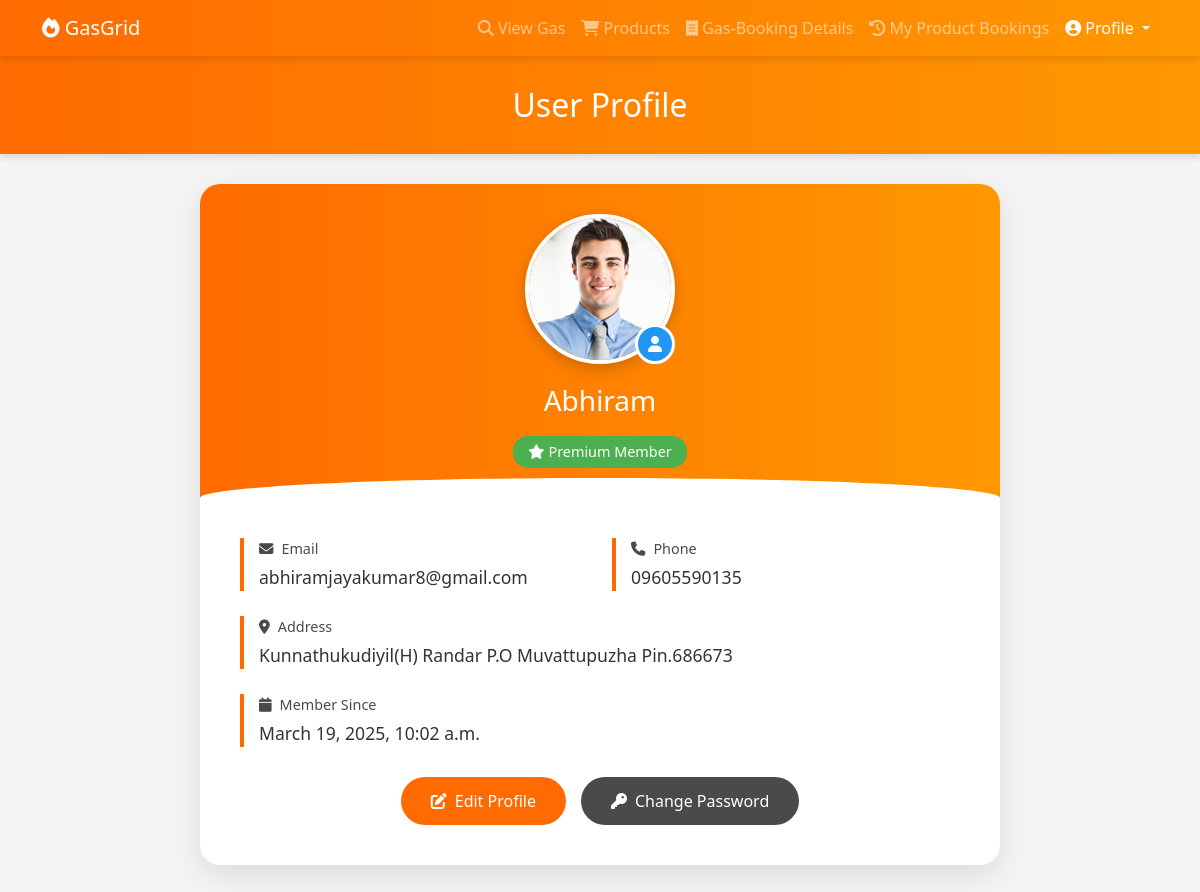
Screenshot of /User/profile/ (signed in) with the database file from the repository.
### User/models.py (models this page shows)
class User(models.Model):
    name = models.CharField(max_length=150)
    email = models.EmailField(unique=True)
    phone_number = models.CharField(max_length=15)
    address = models.TextField(blank=True, null=True)
    latitude = models.FloatField(blank=True, null=True)
    longitude = models.FloatField(blank=True, null=True)
    profile_image = models.ImageField(upload_to='user_profiles/', blank=True, null=True)
    idproof_User = models.ImageField(upload_to='idproof_User/',)
    password = models.CharField(max_length=100)  # Stored in plain text (not secure)
    date_registered = models.DateTimeField(auto_now_add=True)

### User/views.py (the view)
# urls.py: path("profile/",views. user_profile, name="user_profile"),
def user_profile(request):
    if 'uid' not in request.session:
        messages.error(request, "You must be logged in!")
        return redirect("User:login")
    user = User.objects.get(id=request.session['uid'])
    return render(request, "User/user_profile.html", {"user": user})

### User/templates/User/user_profile.html (shortened to what this page needs)
<!DOCTYPE html>
<html lang="en">
<head>
    <link href="https://cdn.jsdelivr.net/npm/bootstrap@5.3.0/dist/css/bootstrap.min.css" rel="stylesheet">
    <link href="https://cdnjs.cloudflare.com/ajax/libs/font-awesome/6.4.0/css/all.min.css" rel="stylesheet">
</head>
<body>
    <nav class="navbar navbar-expand-lg navbar-dark">
        <div class="container">
            <a class="navbar-brand" href="{% url 'User:user_home' %}">
                <i class="fas fa-fire"></i> GasGrid
            </a>
            <div class="collapse navbar-collapse" id="navbarNav">
                <ul class="navbar-nav ms-auto">
                    <li class="nav-item">
                        <a class="nav-link" href="{% url 'User:view_agent_gas' %}">
                            <i class="fas fa-search"></i> View Gas
                        </a>
                    </li>
                    <li class="nav-item">
                        <a class="nav-link" href="{% url 'User:list_gas_products' %}">
                            <i class="fas fa-shopping-cart"></i> Products
                        </a>
                    </li>
                    <li class="nav-item">
                        <a class="nav-link" href="{% url 'User:user_booking_details' %}">
                            <i class="fas fa-receipt"></i> Gas-Booking Details
                        </a>
                    </li>
                    <li class="nav-item">
                        <a class="nav-link" href="{% url 'User:user_product_bookings' %}">
                            <i class="fas fa-history"></i> My Product Bookings
                        </a>
                    </li>
                    <li class="nav-item dropdown">
                        <a class="nav-link dropdown-toggle active" href="#" id="navbarDropdown" role="button" data-bs-toggle="dropdown" aria-expanded="false">
                            <i class="fas fa-user-circle"></i> Profile
                        </a>
                    </li>
                </ul>
            </div>
        </div>
    </nav>
    <div class="page-header">
        <div class="container">
            <h2 class="text-center mb-0">User Profile</h2>
        </div>
    </div>
    <div class="container">
        <div class="profile-card">
            <div class="profile-header">
                <div class="profile-image-container">
                    <img src="{{ user.profile_image.url }}" alt="Profile Image" class="profile-image">
                    <div class="profile-badge">
                        <i class="fas fa-user"></i>
                    </div>
                </div>
                <h3 class="mb-2">{{ user.name }}</h3>
                <span class="membership-status">
                    <i class="fas fa-star me-1"></i>Premium Member
                </span>
            </div>
            <div class="profile-body">
                <div class="row">
                    <div class="col-md-6">
                        <div class="info-group">
                            <div class="info-label">
                                <i class="fas fa-envelope me-2"></i>Email
                            </div>
                            <div class="info-value">{{ user.email }}</div>
                        </div>
                    </div>
                    <div class="col-md-6">
                        <div class="info-group">
                            <div class="info-label">
                                <i class="fas fa-phone me-2"></i>Phone
                            </div>
                            <div class="info-value">{{ user.phone_number }}</div>
                        </div>
                    </div>
                </div>
                <div class="info-group">
                    <div class="info-label">
                        <i class="fas fa-map-marker-alt me-2"></i>Address
                    </div>
                    <div class="info-value">{{ user.address }}</div>
                </div>
                <div class="info-group">
                    <div class="info-label">
                        <i class="fas fa-calendar me-2"></i>Member Since
                    </div>
                    <div class="info-value">{{ user.date_registered }}</div>
                </div>
                <div class="action-buttons">
                    <a href="{% url 'User:update_profile' %}" class="btn btn-profile btn-edit">
                        <i class="fas fa-edit me-2"></i>Edit Profile
                    </a>
                    <a href="{% url 'User:update_password' %}" class="btn btn-profile btn-password">
                        <i class="fas fa-key me-2"></i>Change Password
                    </a>
                </div>
            </div>
        </div>
    </div>
</body>
</html>

### User/templates/User/user_profile.html (style rules this page uses)
:root { --primary-color: #ff6b00; --secondary-color: #4a4a4a; --background-color: #f4f4f4; --accent-color: #2196F3; }
body { background-color: var(--background-color); font-family: 'Segoe UI', Tahoma, Geneva, Verdana, sans-serif; }
.navbar { background: linear-gradient(to right, var(--primary-color), #ff9800); box-shadow: 0 4px 6px rgba(0,0,0,0.1); }
.page-header { background: linear-gradient(to right, var(--primary-color), #ff9800); color: white; padding: 30px 0; margin-bottom: 30px; box-shadow: 0 4px 6px rgba(0,0,0,0.1); }
.profile-card { background: white; border-radius: 20px; box-shadow: 0 10px 30px rgba(0,0,0,0.1); overflow: hidden; margin-bottom: 30px; max-width: 800px; margin-left: auto; margin-right: auto; }
.profile-header { background: linear-gradient(to right, var(--primary-color), #ff9800); padding: 30px; color: white; text-align: center; position: relative; }
.profile-header::after { content: ''; position: absolute; bottom: -20px; left: 0; right: 0; height: 40px; background: white; border-radius: 50% 50% 0 0; }
.profile-image-container { position: relative; width: 150px; height: 150px; margin: 0 auto 20px; }
.profile-image { width: 100%; height: 100%; border-radius: 50%; border: 4px solid white; box-shadow: 0 5px 15px rgba(0,0,0,0.2); object-fit: cover; background: white; }
.profile-badge { position: absolute; bottom: 0; right: 0; background: var(--accent-color); color: white; width: 40px; height: 40px; border-radius: 50%; display: flex; align-items: center; justify-content: center; border: 3px solid white; }
.profile-body { padding: 40px; }
.info-group { margin-bottom: 25px; padding-left: 15px; border-left: 4px solid var(--primary-color); }
.info-label { color: var(--secondary-color); font-size: 0.9rem; margin-bottom: 5px; }
.info-value { color: #333; font-size: 1.1rem; font-weight: 500; }
.action-buttons { display: flex; gap: 15px; justify-content: center; margin-top: 30px; }
.btn-profile { padding: 12px 30px; border-radius: 25px; font-weight: 500; transition: all 0.3s ease; }
.btn-edit { background: var(--primary-color); border: none; color: white; }
.btn-password { background: var(--secondary-color); border: none; color: white; }
.membership-status { display: inline-block; padding: 5px 15px; background: #4CAF50; color: white; border-radius: 15px; font-size: 0.9rem; margin-top: 10px; }

### rows the page displays
User: profile_image (picture), name "Abhiram", email "abhiramjayakumar8@gmail.com", phone_number "09605590135", address "Kunnathukudiyil(H) Randar P.O Muvattupuzha Pin.686673", date_registered "March 19, 2025, 10:02 a.m."
